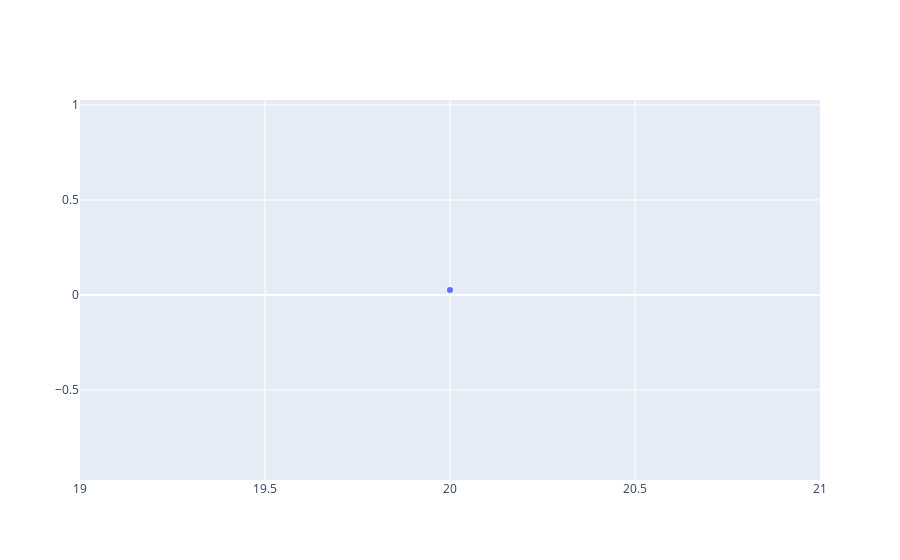

The code cell stored with this chart in its notebook:
### Code cell
# K-Means classification

ks = []
scores = []
labels = []
for k in tqdm(range(20, 21)):
    km = KMeans(k, n_init=10).fit(embeddings)

    ks.append(k)
    labels.append(km.labels_)
    scores.append(silhouette_score(embeddings, km.labels_, metric="euclidean"))

fig = go.Figure(data=[go.Scatter(x=ks, y=scores, mode="lines+markers")])
fig.show()

# Use optimal K as pseudo labels

labels = labels[np.argmax(scores)]

### Figure 1 — Plotly figure (JSON) as saved in the notebook; plotly's stock layout.template omitted (floating-point values rounded to 4 significant figures)
{"data": [{"mode": "lines+markers", "type": "scatter", "x": [20], "y": [0.02599]}], "layout": {}}
